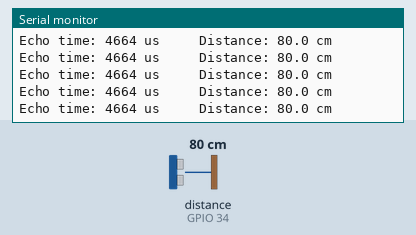
Simulated run of this sketch. Board: ESP32. On the bench: the last lines printed to the serial monitor. Wiring (inferred from the names in the program): ultrasonic range finder: trigger GPIO 14; echo GPIO 34. The test bench sets the inputs (shaded band); at power-on: distance to the obstacle (sensor on GPIO 34) 80 cm. The echo pulse lasts 58.3 µs per cm.

Above: at 1.7 s.
1.8 s: distance to the obstacle (sensor on GPIO 34) set to 2 cm
At 2.1 s:
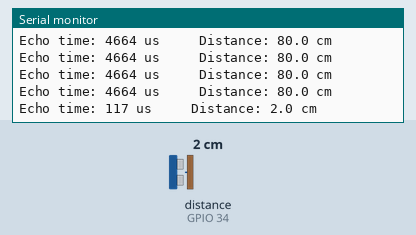
3.3 s: distance to the obstacle (sensor on GPIO 34) set to 4 cm
At 3.31 s:
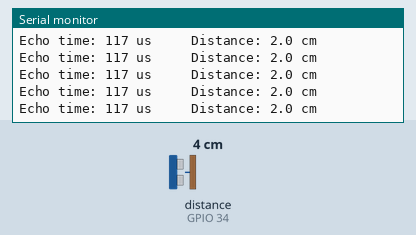
Timing chart, 0 to 6.3 s (numbered marks = the images above; inputs shaded):
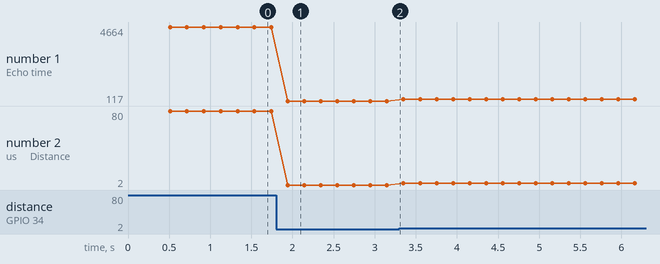

Measured:
- after the input at 1.8 s, the serial monitor: prints a new line after 0.14 s (image 1)
- plotted number 1: 4664 → 117 after the input at 1.8 s, 117 → 234 after the input at 3.3 s
- plotted number 2: 80 → 2 after the input at 1.8 s, 2 → 4 after the input at 3.3 s

The sketch:

Step1A_Ultrasonic_Distance.ino
```cpp
// ==========================================================
//  OBSTACLE AVOIDER - PART 1 : STEP 1A
//  Measure distance with the HC-SR04 ultrasonic sensor
//  and print it in centimetres.
//
//  Wiring (ESP32):
//    HC-SR04 VCC  -> Breadboard + rail (5V)
//    HC-SR04 GND  -> Breadboard - rail (GND)
//    HC-SR04 TRIG -> GPIO 14
//    HC-SR04 ECHO -> GPIO 34
//  (Using a different ESP32 board? Any free GPIO pins work -
//   just change the two numbers below.)
//
//  Open Serial Monitor at 115200 baud.
// ==========================================================

const int TRIG_PIN = 14;   // sends the sound pulse (output)
const int ECHO_PIN = 34;   // listens for the echo  (input)

void setup() {
  Serial.begin(115200);

  pinMode(TRIG_PIN, OUTPUT);
  pinMode(ECHO_PIN, INPUT);
  digitalWrite(TRIG_PIN, LOW);

  delay(500);
  Serial.println();
  Serial.println("STEP 1A : Ultrasonic distance test");
  Serial.println("Move your hand or a box in front of the sensor.");
  Serial.println("----------------------------------------------");
}

void loop() {
  // 1. Send a 10 microsecond pulse on TRIG
  digitalWrite(TRIG_PIN, LOW);
  delayMicroseconds(2);
  digitalWrite(TRIG_PIN, HIGH);
  delayMicroseconds(10);
  digitalWrite(TRIG_PIN, LOW);

  // 2. Measure how long ECHO stays HIGH (in microseconds)
  //    30000 us timeout = give up after about 5 metres
  long duration = pulseIn(ECHO_PIN, HIGH, 30000);

  // 3. Convert time to distance
  //    sound travels 0.0343 cm per microsecond,
  //    divide by 2 because the sound goes there AND back
  float distanceCM = duration * 0.0343 / 2.0;

  Serial.print("Echo time: ");
  Serial.print(duration);
  Serial.print(" us     Distance: ");

  if (duration == 0) {
    Serial.println("no echo (nothing in range)");
  } else {
    Serial.print(distanceCM, 1);
    Serial.println(" cm");
  }

  delay(200);   // 5 readings per second - easy to read
}
```
